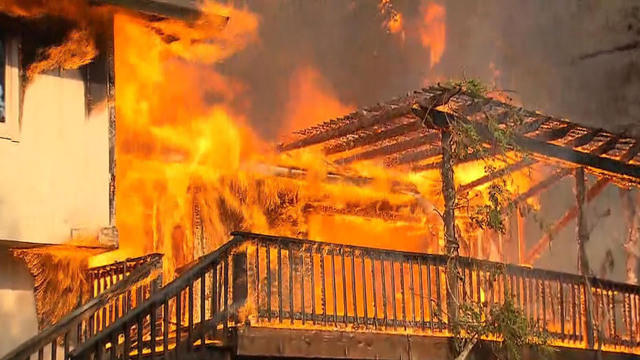
#> input picture Important_code/pratice_data/fire/1101-en-fireinsurance-evans-1968466-640x360.jpg, 640 x 360 px; its folder holds only this picture in this run
$ python load.py
#> lines starting #> are read from the running program, lines starting #| are printed output that depends on the picture
import numpy as np
import matplotlib.pyplot as plt
import os
import cv2
from tqdm import tqdm

DATADIR = "./pratice_data"

CATEGORIES = ["fire", "not_fire"]

for category in CATEGORIES:  # do dogs and cats
    path = os.path.join(DATADIR,category)  # create path to dogs and cats
    for img in os.listdir(path):  # iterate over each image per dogs and cats
        img_array = cv2.imread(os.path.join(path,img))  # convert to array
#> img_array is the input picture: shape (360, 640, 3); mean B, G, R 51.7, 107.6, 172.4


IMG_SIZE = 70

new_array = cv2.resize(img_array, (IMG_SIZE, IMG_SIZE))
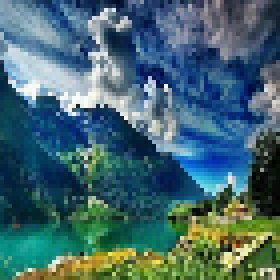
#> new_array: shape (70, 70, 3) (shown 4 times larger); mean B, G, R 110.9, 103.8, 66.9

training_data = []

def create_training_data():
    for category in CATEGORIES:  # do dogs and cats

        path = os.path.join(DATADIR,category)  # create path to dogs and cats
        class_num = CATEGORIES.index(category)  # get the classification  (0 or a 1). 0=dog 1=cat

        for img in tqdm(os.listdir(path)):  # iterate over each image per dogs and cats
            try:
                img_array = cv2.imread(os.path.join(path,img))  # convert to array
                new_array = cv2.resize(img_array, (IMG_SIZE, IMG_SIZE))  # resize to normalize data size
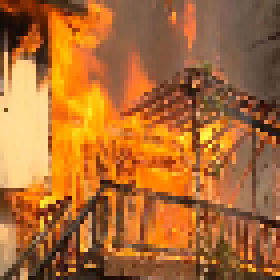
#> new_array: shape (70, 70, 3) (shown 4 times larger); mean B, G, R 51.5, 107.3, 172.4
                training_data.append([new_array, class_num])  # add this to our training_data
            except Exception as e:  # in the interest in keeping the output clean...
                pass
            # [4 lines of commented-out code are left out]

create_training_data()

print(len(training_data))
#| 2

import random

random.shuffle(training_data)

X = []
y = []

for features,label in training_data:
    X.append(features)
    y.append(label)
#> this loop made 2 passes
#> label on passes 1 to 2: 0, 1
#> after the loop, X = 2 items; y = [0, 1]


X = np.array(X).reshape(-1, IMG_SIZE, IMG_SIZE, 3)

import pickle

pickle_out = open("X.pickle","wb")
pickle.dump(X, pickle_out)
pickle_out.close()

pickle_out = open("y.pickle","wb")
pickle.dump(y, pickle_out)
pickle_out.close()
